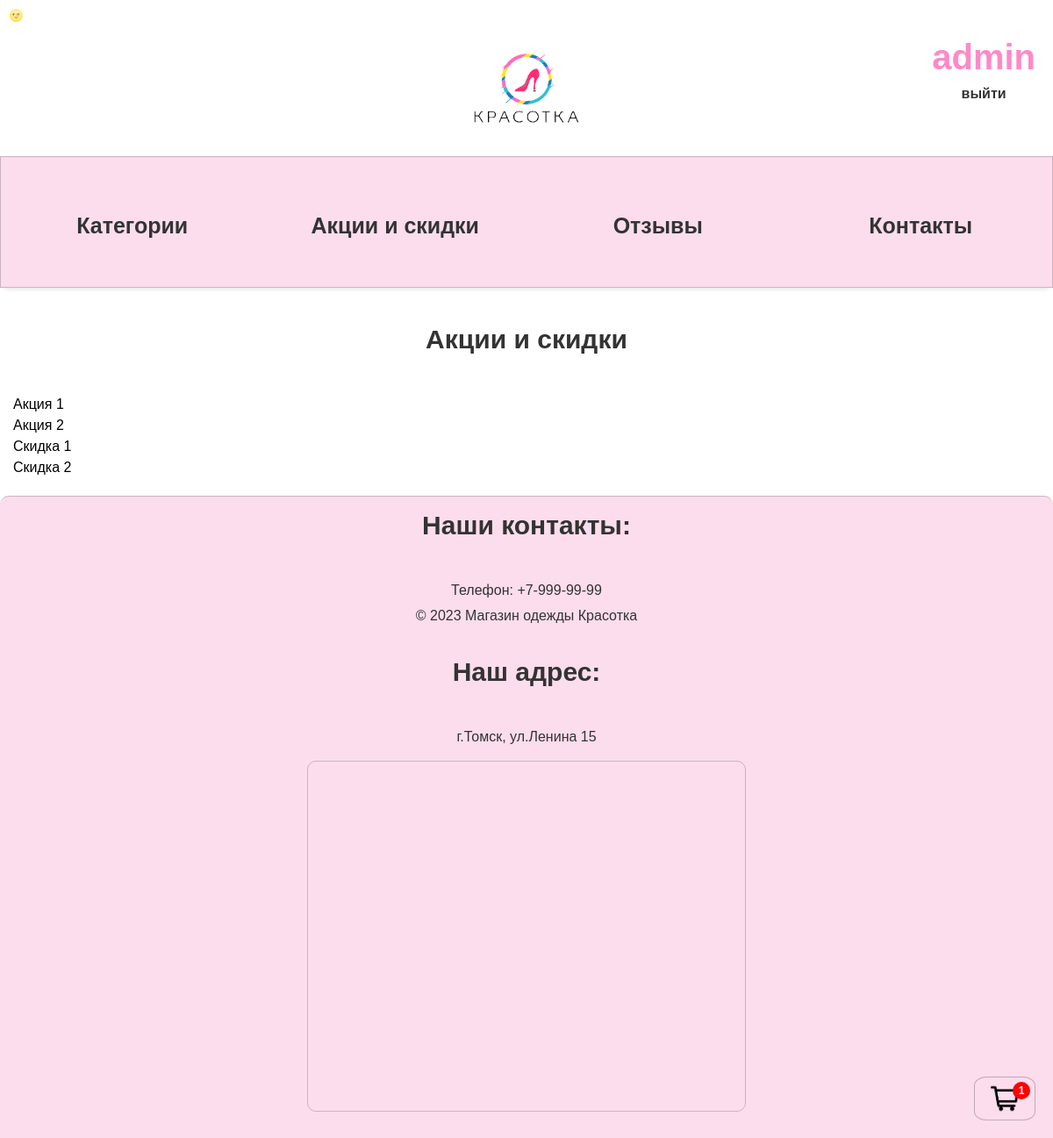
The page /sale/ (signed in) on the database as committed earlier.
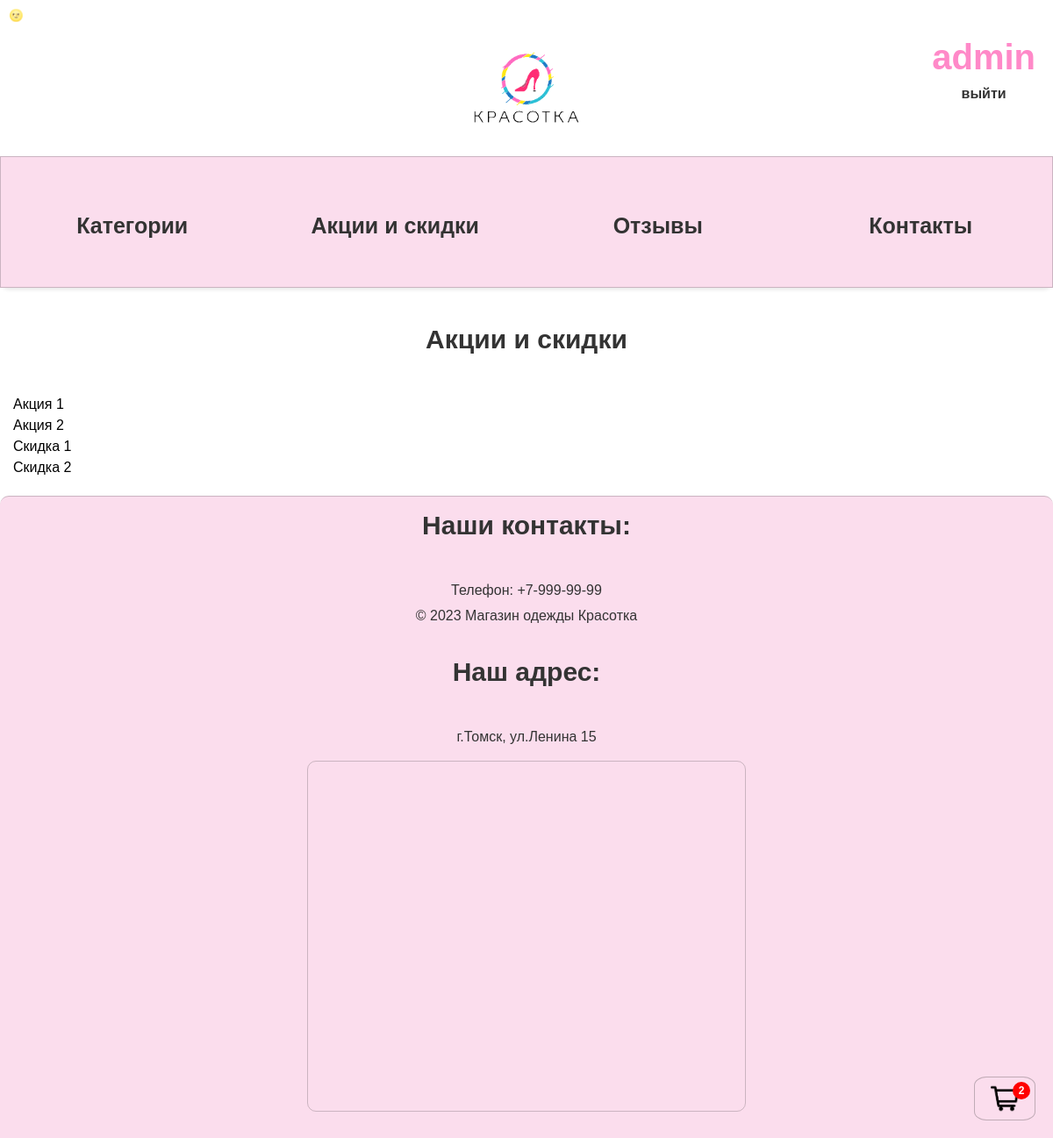
The same page on the database as committed later.
### cart/models.py (models this page shows, shortened)
class Cart(models.Model):
    user = models.ForeignKey(to=User, on_delete=models.CASCADE, blank=True, null=True, verbose_name='пользователь')
    product = models.ForeignKey(to=Item, on_delete=models.CASCADE, verbose_name='товар')
    quantity = models.PositiveSmallIntegerField(default=0, verbose_name='кол-во')
    session_key = models.CharField(max_length=32, null=True, blank=True)
    created_timestamp = models.DateTimeField(auto_now_add=True, verbose_name='дата добавления')
    new_params = models.CharField(max_length=32, null=True, blank=True)
    class Meta:
        db_table = 'cart'
        verbose_name = 'Корзина'
        verbose_name_plural = 'Корзина'
    objects = CartQueryset().as_manager()
    def __str__(self):
        return f'Корзина {self.user.username}| Товар {self.product.name}| Кол-во {self.quantity}'

### mainApp/views.py (the view)
# urls.py: path('sale/', Sales.as_view(), name='sale'),
class Sales(ListView):
    template_name = 'sale.html'
    def get(self, request, *args, **kwargs):
        carts = get_cart_user(request)
        data = {
            'carts': carts
        }
        return render(request, 'sale.html', data)

### cart/models.py (called while the page is built)
    def total_quantity(self):
        if self:
            return sum(cart.quantity for cart in self)
        return 0

### mainApp/views.py (called while the page is built)
def get_cart_user(request):
    carts = Cart.objects.none()
    if request.user.is_authenticated:
        carts = Cart.objects.filter(user=request.user)
        print(carts)
    return carts

### mainApp/templates/sale.html
{% extends "base.html" %}
{% load static %}
{% block content %}
		<section>
			<h2 style="text-align:center;">Акции и скидки</h2>
				<ul>
					<li>Акция 1</li>
					<li>Акция 2</li>
				</ul>
				<ul>
					<li>Скидка 1</li>
					<li>Скидка 2</li>
				</ul>
		</section>
{% endblock %}

### magaz/templates/base.html (shortened to what this page needs)
<!DOCTYPE html>
{% load static %}
<html lang="ru">
<head>
    <link rel="stylesheet" href="{% static 'mainApp/css/style.css' %}"/>
    <link href="https://fonts.cdnfonts.com/css/gilroy-bold" rel="stylesheet">
</head>
<body>
<header class="header">
    <div class="themes">
        <input type="button" class="theme-selector" value="&#x1F31D;">
    </div>
    <h1>
        <a class="buy_cart" href="{% url 'purchase:cart' %}"><img class="buy_cart_img"
                                                                  src="{% static 'mainApp/img/корзина_покупок.png' %}"
                                                                  alt="Корзина">
            <div class="item_count">{{carts.total_quantity}}</div>
        </a>
        <span class="sign_in_out">
        {% if user.is_authenticated %}
            <li class="last">
                {% if user.username == 'admin' %}
                    <a href="http://127.0.0.1:8000/admin/" class="user-link">
                        <b class="username">{{user.username}}</b>
                    </a>
                {% else %}
                    <a href="http://127.0.0.1:8000/users/account/" class="user-link">
                        <b class="username">{{user.username}}</b>
                    </a>
                {% endif %}
                <a href="http://127.0.0.1:8000/users/logout/" class="logout-link"><p>выйти</p></a>
            </li>
        {% else %}
            <li class="last">
                <a href="http://127.0.0.1:8000/users/login/" class="login-link"><p>Войти</p></a>
                <a href="http://127.0.0.1:8000/users/register/" class="register-link"><p>Регистрация</p></a>
            </li>
        {% endif %}
    </span>
        <span class="logo">
            <a href="http://127.0.0.1:8000">
                <img class="logo" src="{% static 'mainApp/img/logogo.png' %}" alt="logo">
            </a>
        </span>
    </h1>
    <nav class="header_nav">
        <ul>
            <li class="main_nav">
                <a class="nav_cat" href="http://127.0.0.1:8000/category/">Категории</a>
            </li>
            <li class="main_nav">
                <a class="nav_cat" href="http://127.0.0.1:8000/sale/">Акции и скидки</a>
            </li>
            <li class="main_nav">
                <a class="nav_cat" href="http://127.0.0.1:8000/reviews/">Отзывы</a>
            </li>
            <li class="main_nav">
                <a class="nav_cat" href="#bottom">Контакты</a>
            </li>
        </ul>
    </nav>
</header>
<main class="block_content">
    {% block content %}
    {% endblock %}
</main>
<footer>
    <h2>Наши контакты:</h2>
    <p>Телефон: +7-999-99-99</p>
    <p>© 2023 Магазин одежды Красотка</p>
    <br>
    <h2>Наш адрес:</h2>
    <p>г.Томск, ул.Ленина 15</p>
</footer>
<div class="iframe">
    <iframe src="https://yandex.ru/map-widget/v1/?um=constructor%3Acabe00bc532732b9281b46adffe3f626dcdd78c9b9a39b3fe4279d03a0b87442&amp;source=constructor"
            width="500" height="400" frameborder="0"></iframe>
</div>
</body>
</html>

Rows that differ between the two databases and show on the page:
removed Cart: total_quantity "1"
added Cart: total_quantity "2"
